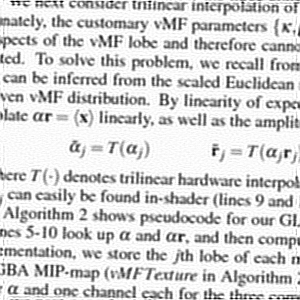
#> input picture classical/helpers/wiener_test/0000000_blur.png, 300 x 300 px, found by its file name
$ python make_preview_rl.py
#> lines starting #> are read from the running program, lines starting #| are printed output that depends on the picture; pictures that were not available may be replaced by others from this repository, and a replacement may not be noted
from PIL import Image, ImageDraw
import os

os.makedirs("classical/outputs/previews", exist_ok=True)

blur_path = "data/raw/BMVC_image_data/blur/0000000_blur.png"
orig_path = "data/raw/BMVC_image_data/orig/0000000_orig.png"
restored_path = "classical/outputs/rl_test/0000000_blur.png"

blur = Image.open(blur_path).convert("L")
#> blur is the input picture: PIL image 300x300 L; min 0, max 255, mean 215.7
orig = Image.open(orig_path).convert("L")
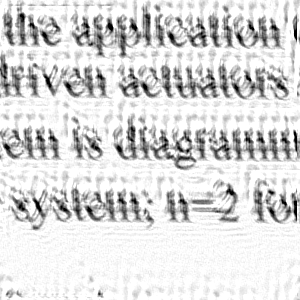
#> input picture classical/helpers/wiener_test/0000001_blur.png, 300 x 300 px, given in place of 0000000_orig.png, which was not available
#> orig is the input picture: PIL image 300x300 L; min 0, max 255, mean 218.4
restored = Image.open(restored_path).convert("L")

blur = blur.resize((300, 300))
orig = orig.resize((300, 300))
restored = restored.resize((300, 300))

top = 40
img = Image.new("L", (900, 340), color=255)
#> img: PIL image 900x340 L; every value is 255

img.paste(blur, (0, top))
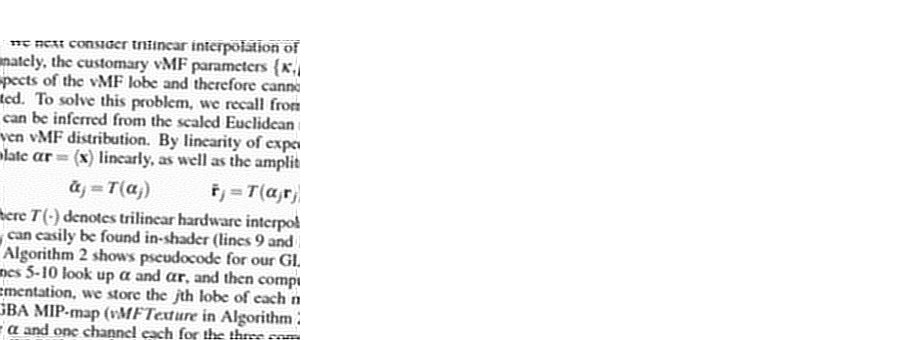
#> img: PIL image 900x340 L; min 0, max 255, mean 243.4
img.paste(orig, (300, top))
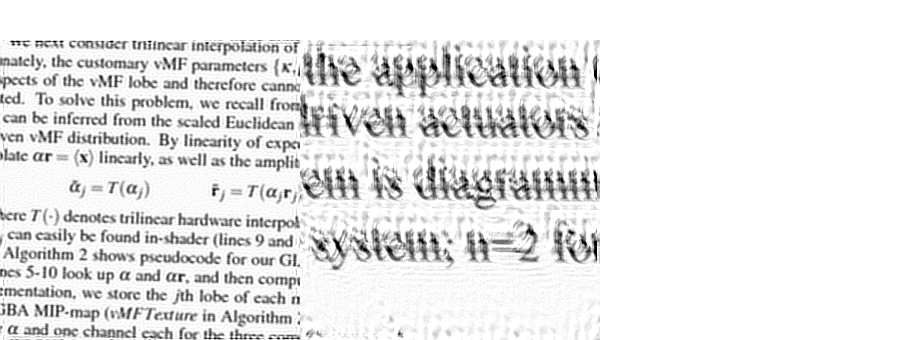
#> img: PIL image 900x340 L; min 0, max 255, mean 232.7
img.paste(restored, (600, top))
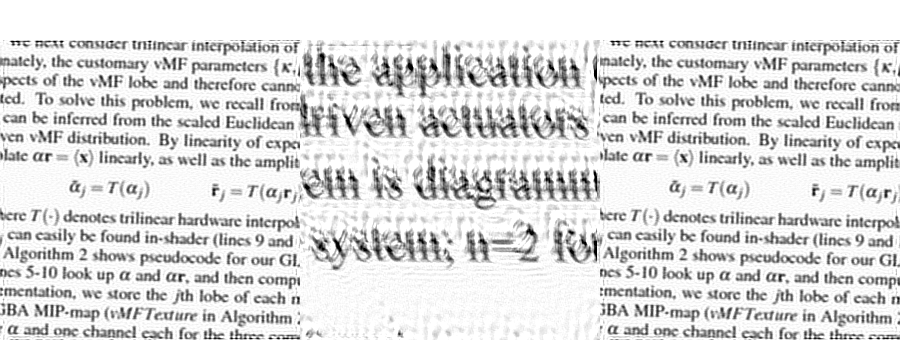
#> img: PIL image 900x340 L; min 0, max 255, mean 221.1

d = ImageDraw.Draw(img)
d.text((120, 10), "Blur", fill=0)
d.text((420, 10), "Original", fill=0)
d.text((650, 10), "Richardson Lucy", fill=0)

img.save("classical/outputs/previews/rl_0000000_compare.png")
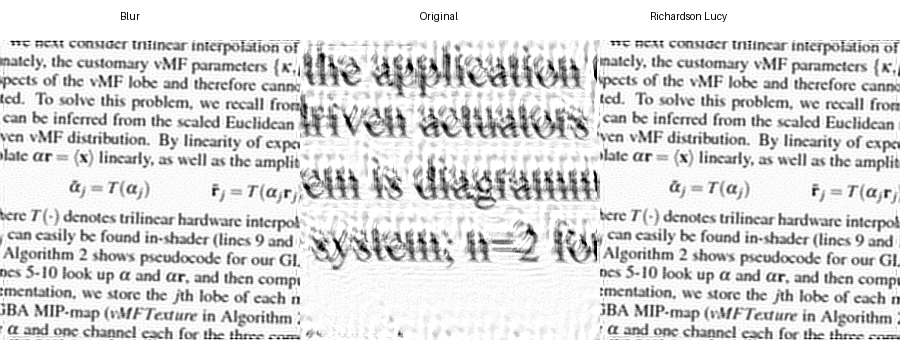
#> saved as rl_0000000_compare.png: PIL image 900x340 L; min 0, max 255, mean 220.9
print("saved classical/outputs/previews/rl_0000000_compare.png")
